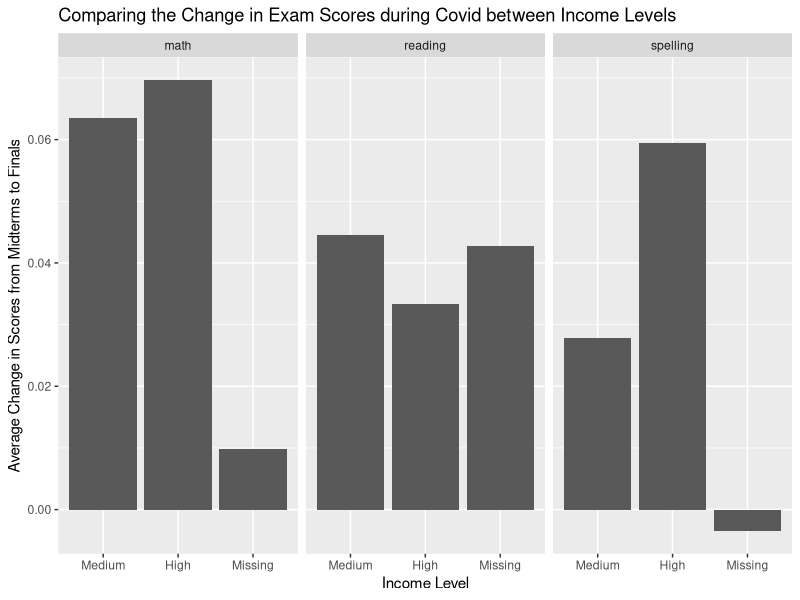

This figure's R source:
## ---- chunk 1
library(tidyverse) 

covid <- read_csv("data/factored_covid.csv")
## ---- chunk 2
covid |>
  filter(str_detect(VARIABLES, "income")) |>
  mutate(income_level = as.factor(str_to_sentence(str_extract(VARIABLES, "Medium|High|missing")))) |>
  mutate(income_level = fct_relevel(income_level, c("Medium", "High", "Missing"))) |>
  select(-VARIABLES, -...1, -...2) |>
  group_by(income_level, subject) |>
  summarize(mean_scores_diff = mean(scores_diff)) |>
  ggplot(aes(y = mean_scores_diff, x = income_level)) +
  geom_col() +
  facet_wrap(~subject) +
  labs(x = "Income Level", 
       y = "Average Change in Scores from Midterms to Finals", 
       title = "Comparing the Change in Exam Scores during Covid between Income Levels")
